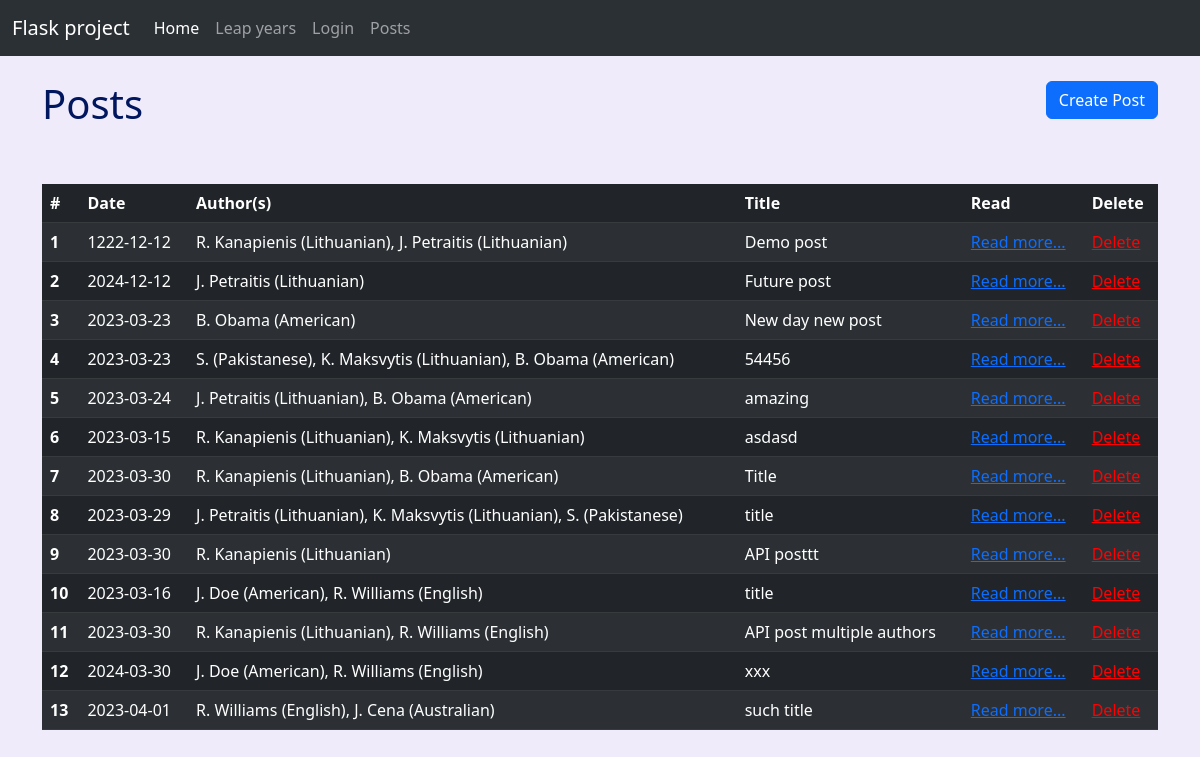
The page /posts on the database its author committed.
### flask_app/models.py (models this page shows, shortened)
class Post(db.Model):
    __tablename__ = 'post'
    id = db.Column(db.Integer, primary_key=True)
    date = db.Column(db.Date)
    title = db.Column(db.String(80))
    text = db.Column(db.Text)
    authors = db.relationship('Author', secondary=helper_table, backref='posts')

class Author(db.Model):
    __tablename__ = 'author'
    id = db.Column(db.Integer, primary_key=True)
    name = db.Column(db.String(40), unique=True, nullable=False)
    nationality = db.Column(db.String(40))
    phone = db.Column(db.String(20), unique=True)
    email = db.Column(db.String(100), unique=True)
    def __repr__(self):
        return f"{self.name.split()[0][0].upper()}. {' '.join(self.name.split()[1:])} ({self.nationality})"

### flask_app/routes.py (the view)
@app.route("/posts")
def posts():
    all_posts = Post.query.all()
    return render_template('posts.html', posts=all_posts)

### flask_app/templates/posts.html (shortened to what this page needs)
{% extends "parent.html" %}
{% block content %}
<div class="container">
  <div class="d-flex justify-content-between align-items-center mb-3">
    <h1 class="mt-4 mb-3">Posts</h1>
    <a href="{{ url_for('new_post') }}" class="btn btn-primary float-right">Create Post</a>
  </div>
  <br>
    <table class="table table-dark table-striped">
  <thead>
    <tr>
      <th scope="col">#</th>
      <th scope="col">Date</th>
      <th scope="col">Author(s)</th>
      <th scope="col">Title</th>
      <th scope="col">Read</th>
      <th scope="col">Delete</th>
    </tr>
  </thead>
  <tbody>
  {% for post in posts %}
    <tr>
      <th scope="row">{{ loop.index0 + 1}}</th>
      <td>{{post.date}}</td>
      <td>
    {% for author in post.authors %}
      {{ author }}{% if not loop.last %}, {% endif %}
    {% endfor %}
      </td>
      <td>{{post.title}}</td>
      <td><a href="{{ url_for('article', post_id=post.id) }}">Read more...</a></td>
      <td><a href="{{ url_for('delete_post', post_id=post.id) }}" style="color:red;">Delete</a></td>
    </tr>
  {% endfor %}
  </tbody>
</table>
</div>
{% endblock %}

### flask_app/templates/parent.html (shortened to what this page needs)
<!DOCTYPE html>
<html lang="en">
<head>
  <link href="https://cdn.jsdelivr.net/npm/bootstrap@5.3.0-alpha1/dist/css/bootstrap.min.css" rel="stylesheet">
  <link rel="stylesheet" type="text/css" href="{{ url_for('static', filename='main.css') }}">
</head>
<body>
<nav class="navbar navbar-expand-lg bg-body-tertiary bg-dark" data-bs-theme="dark">
  <div class="container-fluid">
    <a class="navbar-brand" href="/">Flask project</a>
    <div class="collapse navbar-collapse" id="navbarNavAltMarkup">
      <div class="navbar-nav">
        <a class="nav-link active" aria-current="page" href="/">Home</a>
        <a class="nav-link" href="/leapyear">Leap years</a>
        <a class="nav-link" href="/login">Login</a>
        <a class="nav-link" href="/posts">Posts</a>
      </div>
    </div>
  </div>
</nav>
{% block content %}
{% endblock %}
</body>
</html>

### flask_app/static/main.css (style rules this page uses)
body { background: #f0ebfa; color: #090040; margin-top: 0rem; }
h1, h2, h3, h4, h5, h6 { color: #00165e; }

### rows shown on the page
Post: date "1222-12-12", title "Demo post"
Author: name+nationality "R. Kanapienis (Lithuanian)"
Author: name+nationality "J. Petraitis (Lithuanian)"
Post: date "2024-12-12", title "Future post"
Post: date "2023-03-23", title "New day new post"
Author: name+nationality "B. Obama (American)"
Post: date "2023-03-23", title "54456"
Author: name+nationality "S. (Pakistanese)"
Author: name+nationality "K. Maksvytis (Lithuanian)"
Post: date "2023-03-24", title "amazing"
Post: date "2023-03-15", title "asdasd"
Post: date "2023-03-30", title "Title"
Post: date "2023-03-29", title "title"
Post: date "2023-03-30", title "API posttt"
Post: date "2023-03-16", title "title"
Author: name+nationality "J. Doe (American)"
Author: name+nationality "R. Williams (English)"
Post: date "2023-03-30", title "API post multiple authors"
Post: date "2024-03-30", title "xxx"
Post: date "2023-04-01", title "such title"
Author: name+nationality "J. Cena (Australian)"
